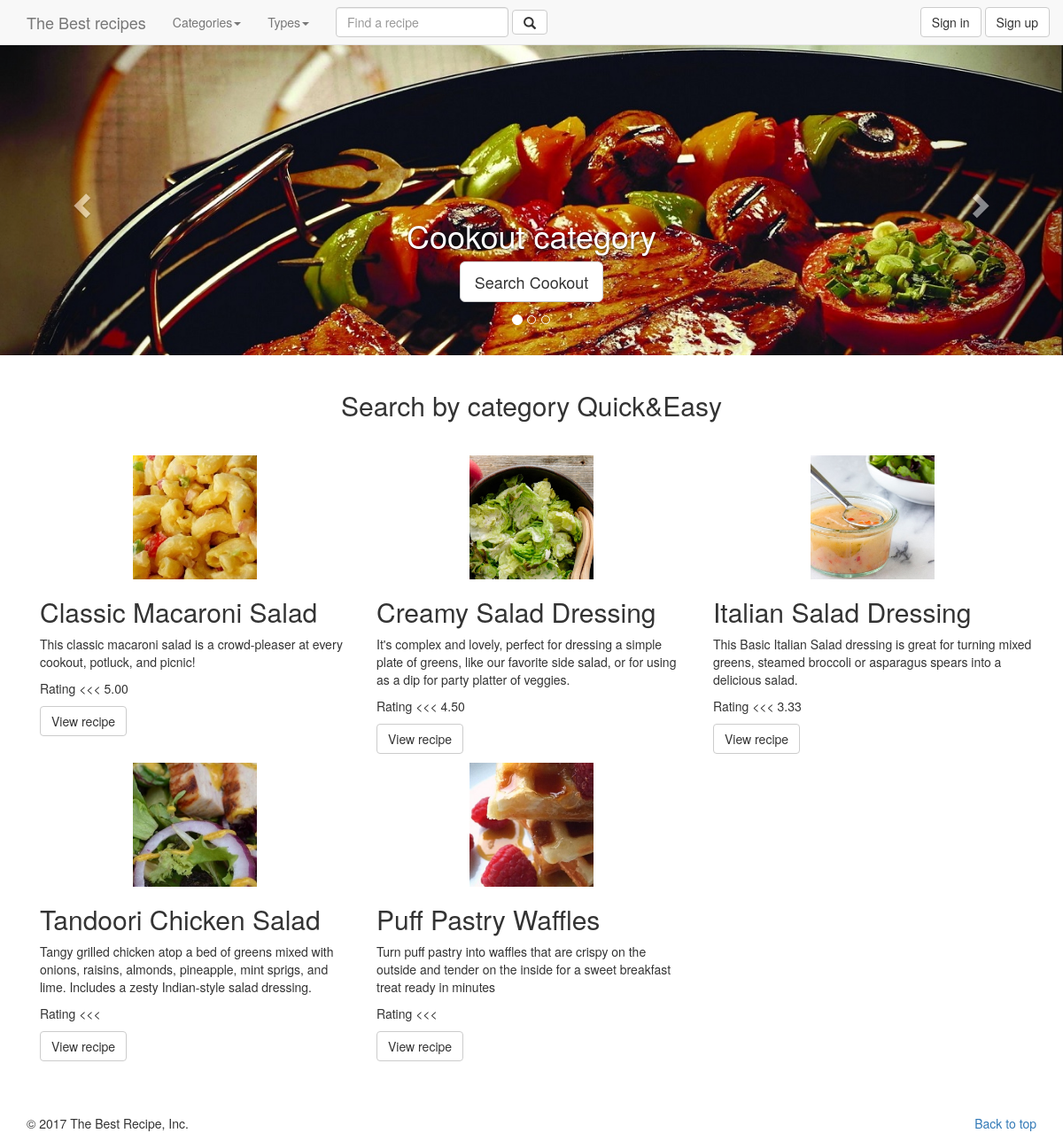
Page /recipe.dev/home/index?category=1 on the committed database.
### tables this page shows
CREATE TABLE `category` (
  `id` int(11) NOT NULL,
  `name` varchar(50) NOT NULL,
  `image` varchar(20) NOT NULL
);

CREATE TABLE `recipe` (
  `id` int(11) NOT NULL,
  `name` varchar(30) NOT NULL,
  `prepare_time` int(11) NOT NULL COMMENT 'minutes',
  `cook_time` int(11) NOT NULL COMMENT 'minutes',
  `calorie` int(11) NOT NULL,
  `type_id` int(11) NOT NULL,
  `serving` int(2) NOT NULL,
  `date` timestamp NOT NULL DEFAULT CURRENT_TIMESTAMP,
  `image` varchar(30) NOT NULL,
  `user_id` int(11) NOT NULL,
  `description` text NOT NULL
);

### recipe.dev/controllers/home.php (called while the page is built)
<?php
class Home extends Controller{
	protected function Index(){
		$viewmodel = new HomeModel();
		$this->returnView($viewmodel->Index(), true);
	}
}

### recipe.dev/classes/Model.php (called while the page is built, shortened)
<?php
abstract class Model{
	protected $dbh;
	protected $stmt;
	public function __construct(){
		$this->dbh = new PDO("mysql:host=".DB_HOST.";dbname=".DB_NAME, DB_USER, DB_PASS);
	}
	public function query($query){
		$this->stmt = $this->dbh->prepare($query);
	}
	public function execute(){
		$this->stmt->execute();
	}
	public function resultSet(){
		$this->execute();
		return $this->stmt->fetchAll(PDO::FETCH_ASSOC);
	}
}

### recipe.dev/models/home.php (called while the page is built, shortened)
<?php
class HomeModel extends Model{
	public function Index(){
		$params=array();
		$where='';
		$limit='';
		$header='';
		$url=parse_url($_SERVER["REQUEST_URI"]);
		if(!empty($url['query'])){
			parse_str($url['query'], $params);
				if(isset($params['category'])){
					$where=" WHERE recipe.id IN ( SELECT recipe_id FROM recipe_category WHERE category_id = ".$params['category']." )" ;
					$res = $this->resultSet();
					$header="Search by category ".$res[0]['name'];
				}
		}
		else{
			$limit = "LIMIT 3";
			$header = "TOP 3 rating recipes.";
		}
		$this->query("SELECT * FROM category WHERE image not like ''");
		$carousel = $this->resultSet();
		$categories = $this->resultSet();
		$types = $this->resultSet();
		$sql = "SELECT recipe.*,rating.rating,type.name as type
				  FROM recipe
				  LEFT JOIN
	              (SELECT recipe_id,ROUND((SUM(rating)/COUNT(DISTINCT id)),2) as rating
                  FROM `recipe_rating`
                  GROUP BY recipe_id ORDER BY rating DESC) AS rating
                  ON recipe.id=rating.recipe_id
                  INNER JOIN type ON recipe.type_id = type.id
                  ".$where."
				  GROUP BY recipe.id
				  ORDER BY rating.rating DESC ".$limit;
		$this->query($sql);
		$recipes = $this->resultSet();
		$result=array( 'carousel' => $carousel , 'categories' => $categories , 'types' => $types ,'recipes' => $recipes, 'header' =>$header);
		return $result;
	}
}

### recipe.dev/views/main.php (the view, shortened to what this page needs)
<html>
<head>
	<link rel="stylesheet" href="<?php echo ROOT_PATH; ?>public/css/bootstrap.css">
  <link href="<?php echo ROOT_PATH; ?>public/css/bootstrap.min.css" rel="stylesheet">
  <link href="<?php echo ROOT_PATH; ?>public/css/style.css" rel="stylesheet">
  <link rel="stylesheet" href="https://maxcdn.bootstrapcdn.com/bootstrap/3.3.7/css/bootstrap.min.css">
  <link rel="stylesheet" href="//netdna.bootstrapcdn.com/font-awesome/4.2.0/css/font-awesome.min.css">
</head>
<body>
	<nav class="navbar navbar-default navbar-fixed-top" style="margin-bottom: 0!important">
      <div class="container">
        <div class="navbar-header">
          <a class="navbar-brand" href="<?php echo ROOT_URL; ?>">The Best recipes</a>
        </div>
        <div id="navbar" class="collapse navbar-collapse">
          <ul class="nav navbar-nav">
            <li class="dropdown">
              <a href="#" class="dropdown-toggle" data-toggle="dropdown" role="button" aria-haspopup="true" aria-expanded="false">Categories<span class="caret"></span></a>
            </li>
            <li class="dropdown">
              <a href="#" class="dropdown-toggle" data-toggle="dropdown" role="button" aria-haspopup="true" aria-expanded="false">Types<span class="caret"></span></a>
            </li>
          </ul>
          <form class="navbar-form navbar-left" action="<?php echo ROOT_URL; ?>home/index" method="get">
            <div class="form-group">
              <input type="text" class="form-control" name="find" placeholder="Find a recipe" required>
            </div>
            <button type="submit" class="btn btn-default"><span class="glyphicon glyphicon-search" aria-hidden="true"></span></button>
          </form>
          <ul class="nav navbar-nav navbar-right">
            <?php if(isset($_SESSION['is_logged_in'])) : ?>
            <li><a href="<?php echo ROOT_URL; ?>">Welcome <?php echo $_SESSION['user_data']['name']; ?></a></li>
            <button type="button" class="btn btn-default navbar-btn" onclick="location.href='<?php echo ROOT_URL; ?>users/logout'">Logout</button>
          <?php else : ?>
            <button type="button" class="btn btn-default navbar-btn" onclick="location.href='<?php echo ROOT_URL; ?>users/signin'">Sign in</button>
            <button type="button" class="btn btn-default navbar-btn" onclick="location.href='<?php echo ROOT_URL; ?>users/signup'">Sign up</button>          <?php endif; ?>
          </ul>
        </div>
      </div>
    </nav>
    <div style="margin-top: 50px">
     	<?php require($view); ?>
    <div>
    <div class="container marketing" style="margin-top: 50px">
      <footer>
        <p class="pull-right"><a href="<?php echo ROOT_URL; ?>">Back to top</a></p>
        <p>© 2017 The Best Recipe, Inc.</p>
      </footer>
    </div>
</body>
</html>

### recipe.dev/views/home/index.php (shortened to what this page needs)
<div id="myCarousel" class="carousel slide" data-ride="carousel" style="margin-top: 50px">
	<ol class="carousel-indicators">
		<?php
			$active="class='active'";
			for( $i = 0; $i < count($viewmodel['carousel']); $i++){
				if($i==1)
					$active="";
		?>
		<li data-target="#myCarousel" data-slide-to="<?php echo $i; ?>" <?php echo $active; ?> ></li>
		<?php
			}
		?>
    </ol>
	<div class="carousel-inner" role="listbox">
		<?php
			$i=0;
			$active="active";
			foreach($viewmodel['carousel']as $value){
				if($i==1)
					$active="";
				$i++;
		?>
		<div class="item <?php echo $active; ?>">
		  <img style="width:100%" src="<?php echo ROOT_URL; ?>public/img/category/<?php echo $value['image']; ?>" alt="">
		  <div class="container">
			<div class="carousel-caption">
			  <h1><?php echo $value['name']; ?> category</h1>
			  <p><a class="btn btn-lg btn-default" href="<?php echo ROOT_URL; ?>home/index?category=<?php echo$value['id'];?>" role="button">Search <?php echo $value['name']; ?></a></p>
			</div>
		  </div>
		</div>
		<?php
			}
		?>
	</div>
	<a class="left carousel-control" href="#myCarousel" role="button" data-slide="prev">
		<span class="glyphicon glyphicon-chevron-left" aria-hidden="true"></span>
	</a>
	<a class="right carousel-control" href="#myCarousel" role="button" data-slide="next">
		<span class="glyphicon glyphicon-chevron-right" aria-hidden="true"></span>
	</a>
</div>
<div class="container marketing" style="margin-top: 20px">
	<h2 style='text-align: center;margin-bottom: 40px'><?php echo ($viewmodel['header']);?></h2>
	<?php
		$i=1;
		foreach($viewmodel['recipes'] as $value) {
			echo ($i%3==0) ?  "<div class='row'>" :  "";
	?>
	<div class="col-lg-4">
	  <img class="img-responsive center-block" src="<?php echo ROOT_URL; ?>public/img/recipe/<?php echo $value['image']; ?>" alt="Generic placeholder image" width="140" height="140">
	  <h2><?php echo $value['name']?></h2>
	  <p><?php echo $value['description']; ?></p>
	  <p style="font-size:bold">Rating <<< <?php echo $value['rating']; ?> </p>
	  <p><a class="btn btn-default" href="<?php echo ROOT_URL; ?>recipe/index?id=<?php echo $value['id']; ?>" role="button">View recipe</a></p>
	</div>
	<?php
	echo ($i%3==0) ?  "</div>" : "";
		$i++;
		}
	echo (($i-1)%3!=0)?  "</div>" : "";
	?>
</div>

### rows in the picture
category: image (picture), name "Cookout"
recipe: image (picture), name "Classic Macaroni Salad", description "This classic macaroni salad is a crowd-pleaser at every cookout, potluck, and picnic!", rating "5.00"
recipe: image (picture), name "Creamy Salad Dressing", description "It's complex and lovely, perfect for dressing a simple plate of greens, like our favorite side salad, or for using as a dip for party platter of veggies.", rating "4.50"
recipe: image (picture), name "Italian Salad Dressing", description "This Basic Italian Salad dressing is great for turning mixed greens, steamed broccoli or asparagus spears into a delicious salad.", rating "3.33"
recipe: image (picture), name "Tandoori Chicken Salad", description "Tangy grilled chicken atop a bed of greens mixed with onions, raisins, almonds, pineapple, mint sprigs, and lime. Includes a zesty Indian-style salad dressing."
recipe: image (picture), name "Puff Pastry Waffles", description "Turn puff pastry into waffles that are crispy on the outside and tender on the inside for a sweet breakfast treat ready in minutes"

### other values in the picture
$viewmodel['header'] "Search by category Quick&Easy"
